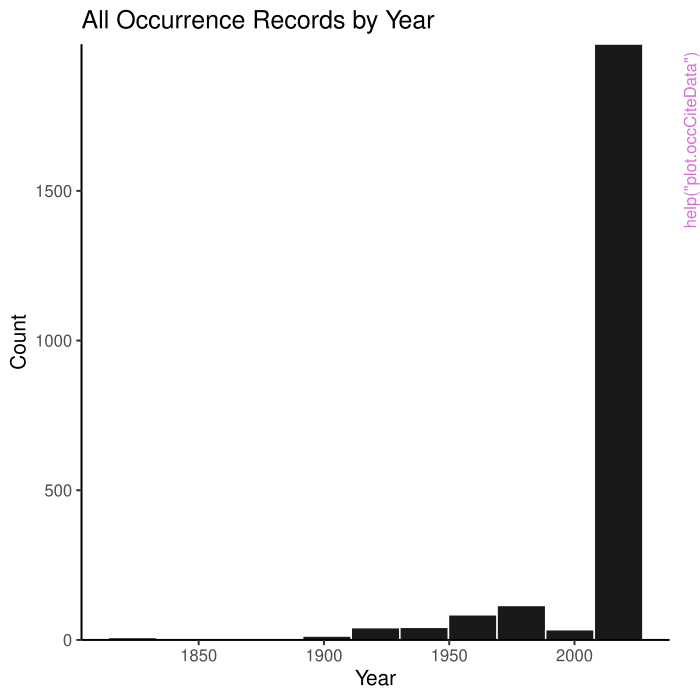

R code for this plot:
pkgname <- "occCite"
source(file.path(R.home("share"), "R", "examples-header.R"))
options(warn = 1)
options(pager = "console")
library('occCite')

base::assign(".oldSearch", base::search(), pos = 'CheckExEnv')
base::assign(".old_wd", base::getwd(), pos = 'CheckExEnv')
cleanEx()
nameEx("GBIFLogin-class")
### * GBIFLogin-class

flush(stderr()); flush(stdout())

### Name: GBIFLogin-class
### Title: GBIFLogin Data Class
### Aliases: GBIFLogin-class GBIFLogin

### ** Examples





cleanEx()
nameEx("GBIFLoginManager")
### * GBIFLoginManager

flush(stderr()); flush(stdout())

### Name: GBIFLoginManager
### Title: GBIF Login Manager
### Aliases: GBIFLoginManager

### ** Examples

## Inputting user particulars
## Not run: 
##D myLogin <- GBIFLoginManager(
##D   user = "theWoman",
##D   email = "ireneAdler@laScala.org",
##D   pwd = "sh3r"
##D )
## End(Not run)

## Not run: 
##D ## Can also be mined from your system environment
##D myLogin <- GBIFLoginManager(
##D   user = NULL,
##D   email = NULL, pwd = NULL
##D )
## End(Not run)




cleanEx()
nameEx("getBIENpoints")
### * getBIENpoints

flush(stderr()); flush(stdout())

### Name: getBIENpoints
### Title: Download occurrence points from BIEN
### Aliases: getBIENpoints

### ** Examples

## Not run: 
##D getBIENpoints(taxon = "Protea cynaroides")
## End(Not run)




cleanEx()
nameEx("getGBIFpoints")
### * getGBIFpoints

flush(stderr()); flush(stdout())

### Name: getGBIFpoints
### Title: Download occurrences from GBIF
### Aliases: getGBIFpoints

### ** Examples

## Not run: 
##D getGBIFpoints(
##D   taxon = "Gadus morhua",
##D   GBIFLogin = myGBIFLogin,
##D   GBIFDownloadDirectory = NULL
##D )
## End(Not run)




cleanEx()
nameEx("myOccCiteObject")
### * myOccCiteObject

flush(stderr()); flush(stdout())

### Name: myOccCiteObject
### Title: Results of an occCite search for *Protea cynaroides*
### Aliases: myOccCiteObject
### Keywords: datasets

### ** Examples




cleanEx()
nameEx("occCitation")
### * occCitation

flush(stderr()); flush(stdout())

### Name: occCitation
### Title: Occurrence Citations
### Aliases: occCitation

### ** Examples

## Not run: 
##D data(myOccCiteObject)
##D myCitations <- occCitation(x = myOccCiteObject)
## End(Not run)



cleanEx()
nameEx("occCiteMap")
### * occCiteMap

flush(stderr()); flush(stdout())

### Name: occCiteMap
### Title: Generating a map of downloaded points
### Aliases: occCiteMap

### ** Examples

## Not run: 
##D data(myOccCiteObject)
##D occCiteMap(myOccCiteObject, cluster = FALSE)
## End(Not run)




cleanEx()
nameEx("occQuery")
### * occQuery

flush(stderr()); flush(stdout())

### Name: occQuery
### Title: Query from Taxon List
### Aliases: occQuery

### ** Examples

## Not run: 
##D ## If you have already created a occCite object, and have not previously
##D ## downloaded GBIF data.
##D occQuery(
##D   x = myOccCiteObject,
##D   datasources = c("gbif", "bien"),
##D   GBIFLogin = myLogin,
##D   GBIFDownloadDirectory = "./Desktop",
##D   loadLocalGBIFDownload = F
##D )
##D 
##D ## If you don't have an occCite object yet
##D occQuery(
##D   x = c("Buteo buteo", "Protea cynaroides"),
##D   datasources = c("gbif", "bien"),
##D   GBIFLogin = myLogin,
##D   GBIFDownloadDirectory = "./Desktop",
##D   loadLocalGBIFDownload = F
##D )
##D 
##D ## If you have previously downloaded occurrence data from GBIF
##D ## and saved it in a folder called "GBIFDownloads".
##D occQuery(
##D   x = c("Buteo buteo", "Protea cynaroides"),
##D   datasources = c("gbif", "bien"),
##D   GBIFLogin = myLogin,
##D   GBIFDownloadDirectory = "./Desktop/GBIFDownloads",
##D   loadLocalGBIFDownload = T
##D )
## End(Not run)




cleanEx()
nameEx("plot.occCiteData")
### * plot.occCiteData

flush(stderr()); flush(stdout())

### Name: plot.occCiteData
### Title: Plotting summary figures for occCite search results
### Aliases: plot.occCiteData

### ** Examples

data(myOccCiteObject)
plot(
  x = myOccCiteObject, bySpecies = FALSE,
  plotTypes = c("yearHistogram", "source", "aggregator")
)



cleanEx()
nameEx("prevGBIFdownload")
### * prevGBIFdownload

flush(stderr()); flush(stdout())

### Name: prevGBIFdownload
### Title: Download previously-prepared GBIF data sets
### Aliases: prevGBIFdownload

### ** Examples

## Not run: 
##D GBIFLogin <- GBIFLoginManager(
##D   user = "theWoman",
##D   email = "ireneAdler@laScala.org",
##D   pwd = "sh3r"
##D )
##D taxKey <- rgbif::name_suggest(
##D   q = "Protea cynaroides",
##D   rank = "species"
##D )$key[1]
##D prevGBIFdownload(
##D   taxonKey = taxKey,
##D   GBIFLogin = myGBIFLogin
##D )
## End(Not run)




cleanEx()
nameEx("print.occCiteCitation")
### * print.occCiteCitation

flush(stderr()); flush(stdout())

### Name: print.occCiteCitation
### Title: Print occCite citation object
### Aliases: print.occCiteCitation

### ** Examples


# Print citations for all species together
data(myOccCiteObject)
print(myOccCiteObject)

# Print citations for each species individually
data(myOccCiteObject)
print(myOccCiteObject, bySpecies = TRUE)



cleanEx()
nameEx("studyTaxonList")
### * studyTaxonList

flush(stderr()); flush(stdout())

### Name: studyTaxonList
### Title: Study Taxon List
### Aliases: studyTaxonList

### ** Examples

## Inputting a vector of taxon names
studyTaxonList(
  x = c(
    "Buteo buteo",
    "Buteo buteo hartedi",
    "Buteo japonicus"
  ),
  datasources = c("National Center for Biotechnology Information")
)




cleanEx()
nameEx("summary.occCiteData")
### * summary.occCiteData

flush(stderr()); flush(stdout())

### Name: summary.occCiteData
### Title: Summary for occCite data objects
### Aliases: summary.occCiteData

### ** Examples


data(myOccCiteObject)
summary(myOccCiteObject)



cleanEx()
nameEx("taxonRectification")
### * taxonRectification

flush(stderr()); flush(stdout())

### Name: taxonRectification
### Title: Taxon Rectification
### Aliases: taxonRectification

### ** Examples

# Inputting taxonomic name and specifying what taxonomic sources to search
taxonRectification(
  taxName = "Buteo buteo hartedi",
  datasources = "National Center for Biotechnology Information",
  skipTaxize = TRUE
)



### * <FOOTER>
###
cleanEx()
options(digits = 7L)
base::cat("Time elapsed: ", proc.time() - base::get("ptime", pos = 'CheckExEnv'),"\n")
grDevices::dev.off()
###
### Local variables: ***
### mode: outline-minor ***
### outline-regexp: "\\(> \\)?### [*]+" ***
### End: ***
quit('no')
